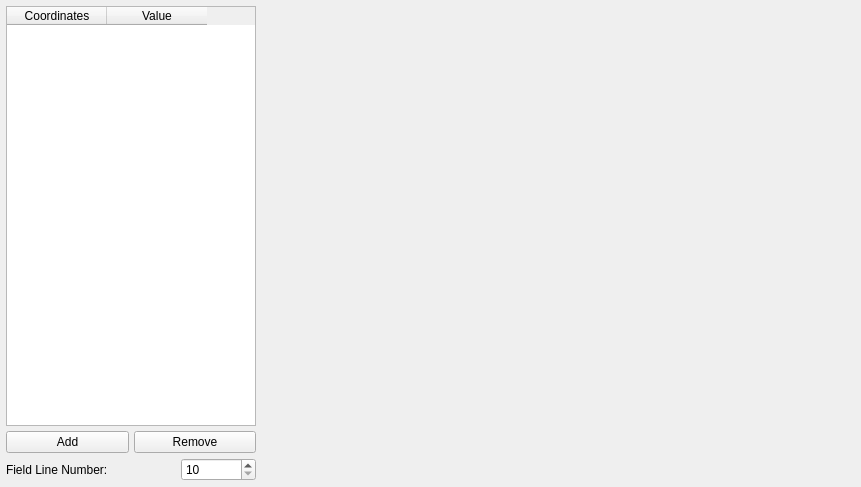
<?xml version="1.0" encoding="UTF-8"?>
<ui version="4.0">
 <class>Window</class>
 <widget class="QWidget" name="Window">
  <property name="geometry">
   <rect>
    <x>0</x>
    <y>0</y>
    <width>861</width>
    <height>487</height>
   </rect>
  </property>
  <property name="minimumSize">
   <size>
    <width>861</width>
    <height>487</height>
   </size>
  </property>
  <property name="windowTitle">
   <string>Electric Field Simulation</string>
  </property>
  <layout class="QHBoxLayout" name="horizontalLayout_4">
   <property name="spacing">
    <number>6</number>
   </property>
   <property name="leftMargin">
    <number>6</number>
   </property>
   <property name="topMargin">
    <number>6</number>
   </property>
   <property name="rightMargin">
    <number>6</number>
   </property>
   <property name="bottomMargin">
    <number>6</number>
   </property>
   <item>
    <widget class="QWidget" name="leftPanel" native="true">
     <property name="minimumSize">
      <size>
       <width>200</width>
       <height>475</height>
      </size>
     </property>
     <property name="maximumSize">
      <size>
       <width>250</width>
       <height>16777215</height>
      </size>
     </property>
     <layout class="QVBoxLayout" name="verticalLayout">
      <property name="spacing">
       <number>5</number>
      </property>
      <property name="leftMargin">
       <number>0</number>
      </property>
      <property name="topMargin">
       <number>0</number>
      </property>
      <property name="rightMargin">
       <number>0</number>
      </property>
      <property name="bottomMargin">
       <number>0</number>
      </property>
      <item>
       <widget class="QTableWidget" name="chargeTableWidget">
        <property name="minimumSize">
         <size>
          <width>250</width>
          <height>387</height>
         </size>
        </property>
        <property name="maximumSize">
         <size>
          <width>250</width>
          <height>16777215</height>
         </size>
        </property>
        <property name="focusPolicy">
         <enum>Qt::FocusPolicy::NoFocus</enum>
        </property>
        <property name="editTriggers">
         <set>QAbstractItemView::EditTrigger::NoEditTriggers</set>
        </property>
        <property name="selectionMode">
         <enum>QAbstractItemView::SelectionMode::NoSelection</enum>
        </property>
        <column>
         <property name="text">
          <string>Coordinates</string>
         </property>
        </column>
        <column>
         <property name="text">
          <string>Value</string>
         </property>
        </column>
       </widget>
      </item>
      <item>
       <layout class="QHBoxLayout" name="horizontalLayout">
        <item>
         <widget class="QPushButton" name="addButton">
          <property name="text">
           <string>Add</string>
          </property>
         </widget>
        </item>
        <item>
         <widget class="QPushButton" name="removeButton">
          <property name="contextMenuPolicy">
           <enum>Qt::ContextMenuPolicy::CustomContextMenu</enum>
          </property>
          <property name="text">
           <string>Remove</string>
          </property>
         </widget>
        </item>
       </layout>
      </item>
      <item>
       <layout class="QHBoxLayout" name="horizontalLayout_2">
        <item>
         <widget class="QLabel" name="label">
          <property name="minimumSize">
           <size>
            <width>170</width>
            <height>0</height>
           </size>
          </property>
          <property name="text">
           <string>Field Line Number:</string>
          </property>
         </widget>
        </item>
        <item>
         <widget class="QSpinBox" name="linesSpinBox">
          <property name="contextMenuPolicy">
           <enum>Qt::ContextMenuPolicy::NoContextMenu</enum>
          </property>
          <property name="minimum">
           <number>10</number>
          </property>
          <property name="maximum">
           <number>100</number>
          </property>
         </widget>
        </item>
       </layout>
      </item>
     </layout>
    </widget>
   </item>
   <item>
    <widget class="QWidget" name="dummy" native="true">
     <property name="sizePolicy">
      <sizepolicy hsizetype="Expanding" vsizetype="Preferred">
       <horstretch>0</horstretch>
       <verstretch>0</verstretch>
      </sizepolicy>
     </property>
    </widget>
   </item>
  </layout>
 </widget>
 <resources/>
 <connections/>
</ui>
